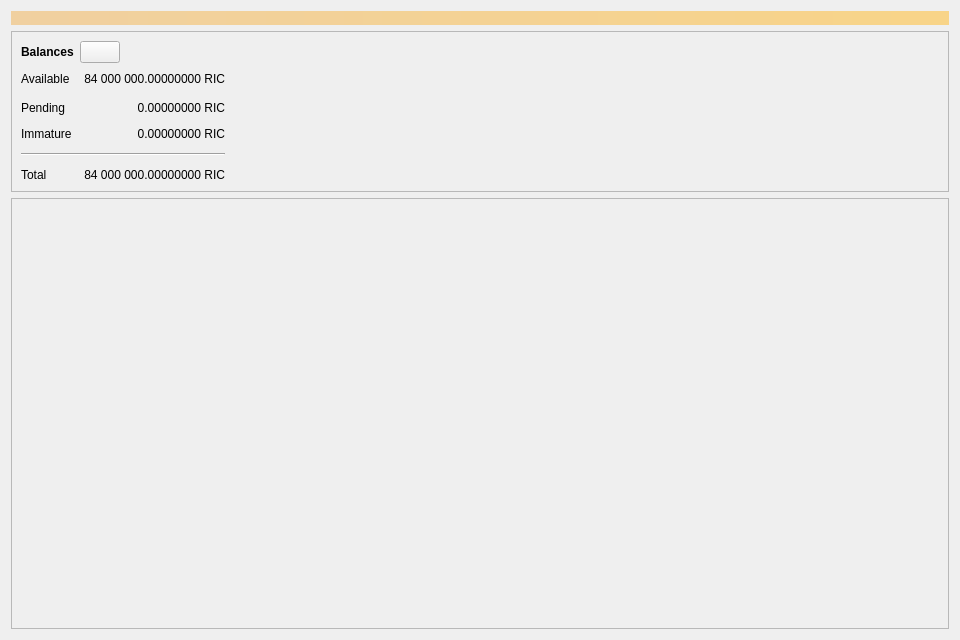
<?xml version="1.0" encoding="UTF-8"?>
<ui version="4.0">
 <class>OverviewPage</class>
 <widget class="QWidget" name="OverviewPage">
  <property name="geometry">
   <rect>
    <x>0</x>
    <y>0</y>
    <width>960</width>
    <height>640</height>
   </rect>
  </property>
  <property name="windowTitle">
   <string>Form</string>
  </property>
  <layout class="QVBoxLayout" name="topLayout">
   <item>
    <widget class="QLabel" name="labelAlerts">
     <property name="visible">
      <bool>false</bool>
     </property>
     <property name="styleSheet">
      <string notr="true">QLabel { background-color: qlineargradient(x1: 0, y1: 0, x2: 1, y2: 0, stop:0 #F0D0A0, stop:1 #F8D488); color:#000000; }</string>
     </property>
     <property name="wordWrap">
      <bool>true</bool>
     </property>
     <property name="margin">
      <number>3</number>
     </property>
     <property name="textInteractionFlags">
      <set>Qt::TextSelectableByMouse</set>
     </property>
    </widget>
   </item>
   <item>
    <layout class="QVBoxLayout" name="verticalLayout_2">
     <item>
      <layout class="QHBoxLayout" name="horizontalLayout_6">
       <item>
        <widget class="QFrame" name="frame">
         <property name="frameShape">
          <enum>QFrame::StyledPanel</enum>
         </property>
         <property name="frameShadow">
          <enum>QFrame::Raised</enum>
         </property>
         <layout class="QVBoxLayout" name="verticalLayout_4">
          <item>
           <layout class="QHBoxLayout" name="horizontalLayout_4">
            <item>
             <widget class="QLabel" name="label_5">
              <property name="font">
               <font>
                <weight>75</weight>
                <bold>true</bold>
               </font>
              </property>
              <property name="text">
               <string>Balances</string>
              </property>
             </widget>
            </item>
            <item>
             <widget class="QPushButton" name="labelWalletStatus">
              <property name="enabled">
               <bool>true</bool>
              </property>
              <property name="maximumSize">
               <size>
                <width>45</width>
                <height>16777215</height>
               </size>
              </property>
              <property name="toolTip">
               <string>The displayed information may be out of date. Your wallet automatically synchronizes with the Riecoin network after a connection is established, but this process has not completed yet.</string>
              </property>
              <property name="text">
               <string/>
              </property>
              <property name="icon">
               <iconset>
                <normaloff>:/icons/warning</normaloff>
                <disabledoff>:/icons/warning</disabledoff>:/icons/warning</iconset>
              </property>
              <property name="iconSize">
               <size>
                <width>24</width>
                <height>24</height>
               </size>
              </property>
             </widget>
            </item>
            <item>
             <spacer name="horizontalSpacer_2">
              <property name="orientation">
               <enum>Qt::Horizontal</enum>
              </property>
              <property name="sizeHint" stdset="0">
               <size>
                <width>40</width>
                <height>20</height>
               </size>
              </property>
             </spacer>
            </item>
           </layout>
          </item>
          <item>
           <layout class="QGridLayout" name="gridLayout">
            <property name="spacing">
             <number>12</number>
            </property>
            <item row="1" column="1">
             <widget class="QLabel" name="labelBalance">
              <property name="cursor">
               <cursorShape>IBeamCursor</cursorShape>
              </property>
              <property name="toolTip">
               <string>Your current spendable balance</string>
              </property>
              <property name="text">
               <string notr="true">84 000 000.00000000 RIC</string>
              </property>
              <property name="alignment">
               <set>Qt::AlignRight|Qt::AlignTrailing|Qt::AlignVCenter</set>
              </property>
              <property name="textInteractionFlags">
               <set>Qt::LinksAccessibleByMouse|Qt::TextSelectableByKeyboard|Qt::TextSelectableByMouse</set>
              </property>
             </widget>
            </item>
            <item row="2" column="0">
             <widget class="QLabel" name="labelPendingText">
              <property name="text">
               <string>Pending</string>
              </property>
             </widget>
            </item>
            <item row="5" column="1">
             <widget class="QLabel" name="labelTotal">
              <property name="cursor">
               <cursorShape>IBeamCursor</cursorShape>
              </property>
              <property name="toolTip">
               <string>Your current total balance</string>
              </property>
              <property name="text">
               <string notr="true">84 000 000.00000000 RIC</string>
              </property>
              <property name="alignment">
               <set>Qt::AlignRight|Qt::AlignTrailing|Qt::AlignVCenter</set>
              </property>
              <property name="textInteractionFlags">
               <set>Qt::LinksAccessibleByMouse|Qt::TextSelectableByKeyboard|Qt::TextSelectableByMouse</set>
              </property>
             </widget>
            </item>
            <item row="1" column="0">
             <widget class="QLabel" name="labelBalanceText">
              <property name="text">
               <string>Available</string>
              </property>
             </widget>
            </item>
            <item row="3" column="1">
             <widget class="QLabel" name="labelImmature">
              <property name="cursor">
               <cursorShape>IBeamCursor</cursorShape>
              </property>
              <property name="toolTip">
               <string>Mined balance that has not yet matured</string>
              </property>
              <property name="text">
               <string notr="true">0.00000000 RIC</string>
              </property>
              <property name="alignment">
               <set>Qt::AlignRight|Qt::AlignTrailing|Qt::AlignVCenter</set>
              </property>
              <property name="textInteractionFlags">
               <set>Qt::LinksAccessibleByMouse|Qt::TextSelectableByKeyboard|Qt::TextSelectableByMouse</set>
              </property>
             </widget>
            </item>
            <item row="1" column="2">
             <spacer name="horizontalSpacer_4">
              <property name="orientation">
               <enum>Qt::Horizontal</enum>
              </property>
              <property name="sizeHint" stdset="0">
               <size>
                <width>40</width>
                <height>20</height>
               </size>
              </property>
             </spacer>
            </item>
            <item row="5" column="0">
             <widget class="QLabel" name="labelTotalText">
              <property name="text">
               <string>Total</string>
              </property>
             </widget>
            </item>
            <item row="3" column="0">
             <widget class="QLabel" name="labelImmatureText">
              <property name="text">
               <string>Immature</string>
              </property>
             </widget>
            </item>
            <item row="2" column="1">
             <widget class="QLabel" name="labelUnconfirmed">
              <property name="cursor">
               <cursorShape>IBeamCursor</cursorShape>
              </property>
              <property name="toolTip">
               <string>Total of transactions that have yet to be confirmed, and do not yet count toward the spendable balance</string>
              </property>
              <property name="text">
               <string notr="true">0.00000000 RIC</string>
              </property>
              <property name="alignment">
               <set>Qt::AlignRight|Qt::AlignTrailing|Qt::AlignVCenter</set>
              </property>
              <property name="textInteractionFlags">
               <set>Qt::LinksAccessibleByMouse|Qt::TextSelectableByKeyboard|Qt::TextSelectableByMouse</set>
              </property>
             </widget>
            </item>
            <item row="4" column="0" colspan="2">
             <widget class="Line" name="line">
              <property name="orientation">
               <enum>Qt::Horizontal</enum>
              </property>
             </widget>
            </item>
           </layout>
          </item>
         </layout>
        </widget>
       </item>
      </layout>
     </item>
     <item>
      <widget class="QFrame" name="frame_2">
       <property name="frameShape">
        <enum>QFrame::StyledPanel</enum>
       </property>
       <property name="frameShadow">
        <enum>QFrame::Raised</enum>
       </property>
       <layout class="QVBoxLayout" name="verticalLayout">
        <item>
         <widget class="TransactionOverviewWidget" name="listTransactions">
          <property name="minimumSize">
           <size>
            <width>0</width>
            <height>288</height>
           </size>
          </property>
          <property name="styleSheet">
           <string notr="true">QListView { background: transparent; }</string>
          </property>
          <property name="frameShape">
           <enum>QFrame::NoFrame</enum>
          </property>
          <property name="verticalScrollBarPolicy">
           <enum>Qt::ScrollBarAlwaysOff</enum>
          </property>
          <property name="horizontalScrollBarPolicy">
           <enum>Qt::ScrollBarAlwaysOff</enum>
          </property>
          <property name="sizeAdjustPolicy">
           <enum>QAbstractScrollArea::AdjustToContents</enum>
          </property>
          <property name="selectionMode">
           <enum>QAbstractItemView::NoSelection</enum>
          </property>
          <property name="uniformItemSizes">
           <bool>true</bool>
          </property>
         </widget>
        </item>
        <item>
         <spacer name="verticalSpacer">
          <property name="orientation">
           <enum>Qt::Vertical</enum>
          </property>
          <property name="sizeHint" stdset="0">
           <size>
            <width>20</width>
            <height>40</height>
           </size>
          </property>
         </spacer>
        </item>
       </layout>
      </widget>
     </item>
    </layout>
   </item>
  </layout>
 </widget>
 <customwidgets>
  <customwidget>
   <class>TransactionOverviewWidget</class>
   <extends>QListView</extends>
   <header>qt/transactionoverviewwidget.h</header>
  </customwidget>
 </customwidgets>
 <resources/>
 <connections/>
</ui>
